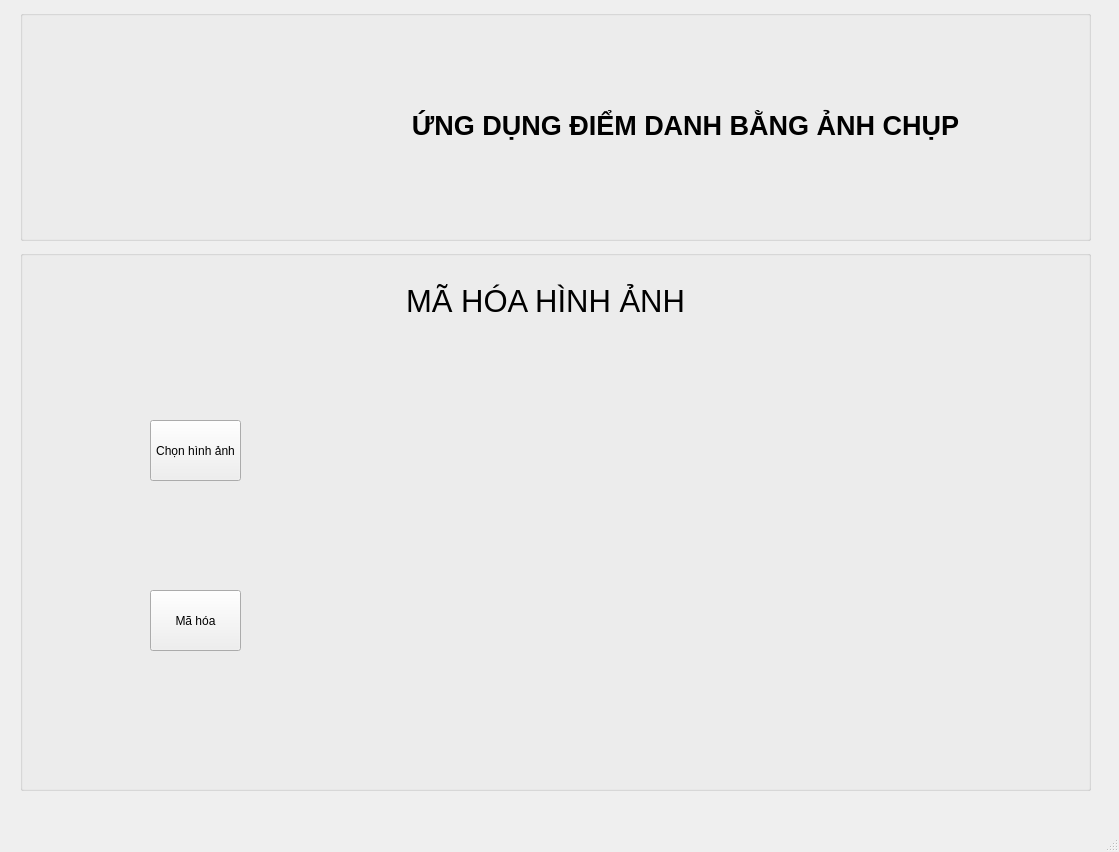
<?xml version="1.0" encoding="UTF-8"?>
<ui version="4.0">
 <class>MainWindow</class>
 <widget class="QMainWindow" name="MainWindow">
  <property name="geometry">
   <rect>
    <x>0</x>
    <y>0</y>
    <width>1119</width>
    <height>852</height>
   </rect>
  </property>
  <property name="windowTitle">
   <string>MainWindow</string>
  </property>
  <widget class="QWidget" name="centralwidget">
   <widget class="QGroupBox" name="groupBox">
    <property name="geometry">
     <rect>
      <x>20</x>
      <y>10</y>
      <width>1071</width>
      <height>231</height>
     </rect>
    </property>
    <property name="title">
     <string/>
    </property>
    <widget class="QLabel" name="label">
     <property name="geometry">
      <rect>
       <x>30</x>
       <y>10</y>
       <width>231</width>
       <height>211</height>
      </rect>
     </property>
     <property name="text">
      <string/>
     </property>
     <property name="pixmap">
      <pixmap>C:/Users/Admin/Pictures/khuonmat/mnt-design-logo-giao-duc-1130x570.jpg</pixmap>
     </property>
     <property name="scaledContents">
      <bool>true</bool>
     </property>
     <property name="alignment">
      <set>Qt::AlignCenter</set>
     </property>
    </widget>
    <widget class="QLabel" name="label_2">
     <property name="geometry">
      <rect>
       <x>280</x>
       <y>20</y>
       <width>771</width>
       <height>191</height>
      </rect>
     </property>
     <property name="font">
      <font>
       <pointsize>20</pointsize>
       <weight>75</weight>
       <bold>true</bold>
      </font>
     </property>
     <property name="text">
      <string>ỨNG DỤNG ĐIỂM DANH BẰNG ẢNH CHỤP</string>
     </property>
     <property name="alignment">
      <set>Qt::AlignCenter</set>
     </property>
     <property name="buddy">
      <cstring></cstring>
     </property>
    </widget>
   </widget>
   <widget class="QGroupBox" name="groupBox_2">
    <property name="geometry">
     <rect>
      <x>20</x>
      <y>250</y>
      <width>1071</width>
      <height>541</height>
     </rect>
    </property>
    <property name="inputMethodHints">
     <set>Qt::ImhHiddenText</set>
    </property>
    <property name="title">
     <string/>
    </property>
    <widget class="QLabel" name="label_3">
     <property name="geometry">
      <rect>
       <x>250</x>
       <y>20</y>
       <width>551</width>
       <height>61</height>
      </rect>
     </property>
     <property name="font">
      <font>
       <pointsize>23</pointsize>
       <weight>50</weight>
       <italic>false</italic>
       <bold>false</bold>
       <underline>false</underline>
      </font>
     </property>
     <property name="layoutDirection">
      <enum>Qt::LeftToRight</enum>
     </property>
     <property name="midLineWidth">
      <number>0</number>
     </property>
     <property name="text">
      <string>MÃ HÓA HÌNH ẢNH</string>
     </property>
     <property name="alignment">
      <set>Qt::AlignCenter</set>
     </property>
    </widget>
    <widget class="QPushButton" name="btnChonanh">
     <property name="geometry">
      <rect>
       <x>130</x>
       <y>170</y>
       <width>91</width>
       <height>61</height>
      </rect>
     </property>
     <property name="text">
      <string>Chọn hình ảnh</string>
     </property>
    </widget>
    <widget class="QLabel" name="lblMahoa">
     <property name="geometry">
      <rect>
       <x>280</x>
       <y>100</y>
       <width>661</width>
       <height>341</height>
      </rect>
     </property>
     <property name="text">
      <string/>
     </property>
     <property name="scaledContents">
      <bool>true</bool>
     </property>
    </widget>
    <widget class="QPushButton" name="btnMahoa">
     <property name="geometry">
      <rect>
       <x>130</x>
       <y>340</y>
       <width>91</width>
       <height>61</height>
      </rect>
     </property>
     <property name="text">
      <string>Mã hóa</string>
     </property>
    </widget>
   </widget>
  </widget>
  <widget class="QMenuBar" name="menubar">
   <property name="geometry">
    <rect>
     <x>0</x>
     <y>0</y>
     <width>1119</width>
     <height>26</height>
    </rect>
   </property>
  </widget>
  <widget class="QStatusBar" name="statusbar"/>
 </widget>
 <resources/>
 <connections/>
</ui>
